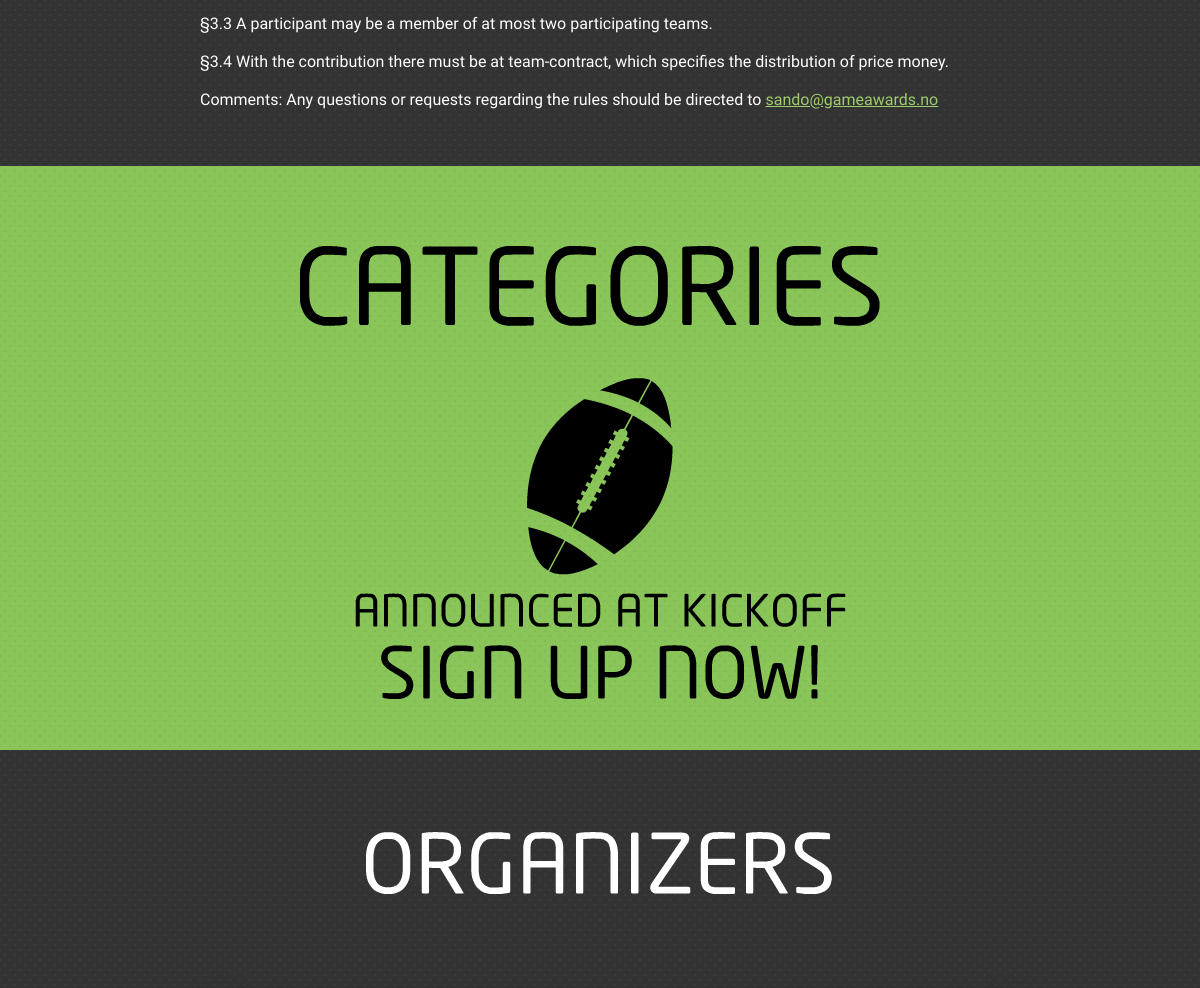
Page /content/ (middle part) on the earlier database version.
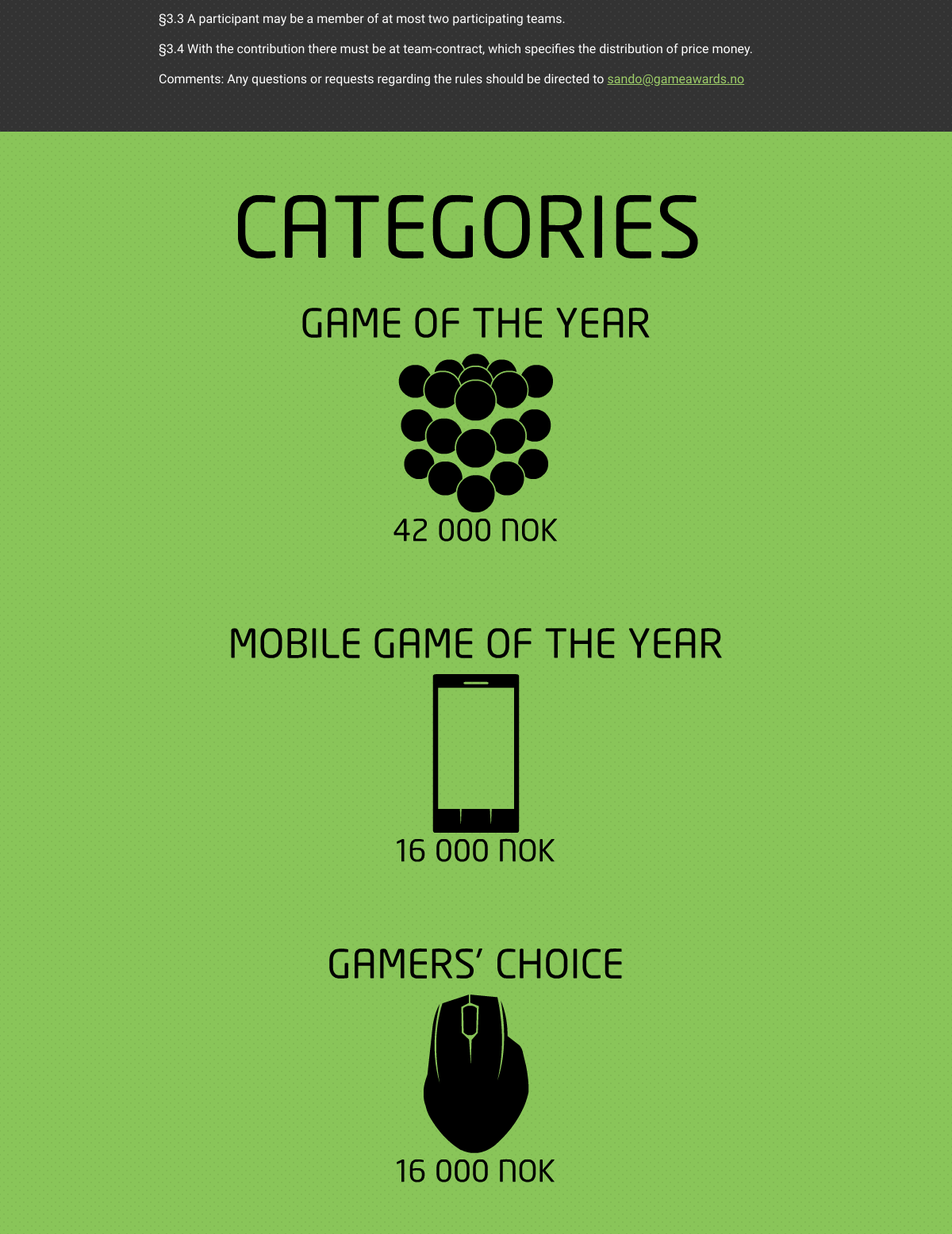
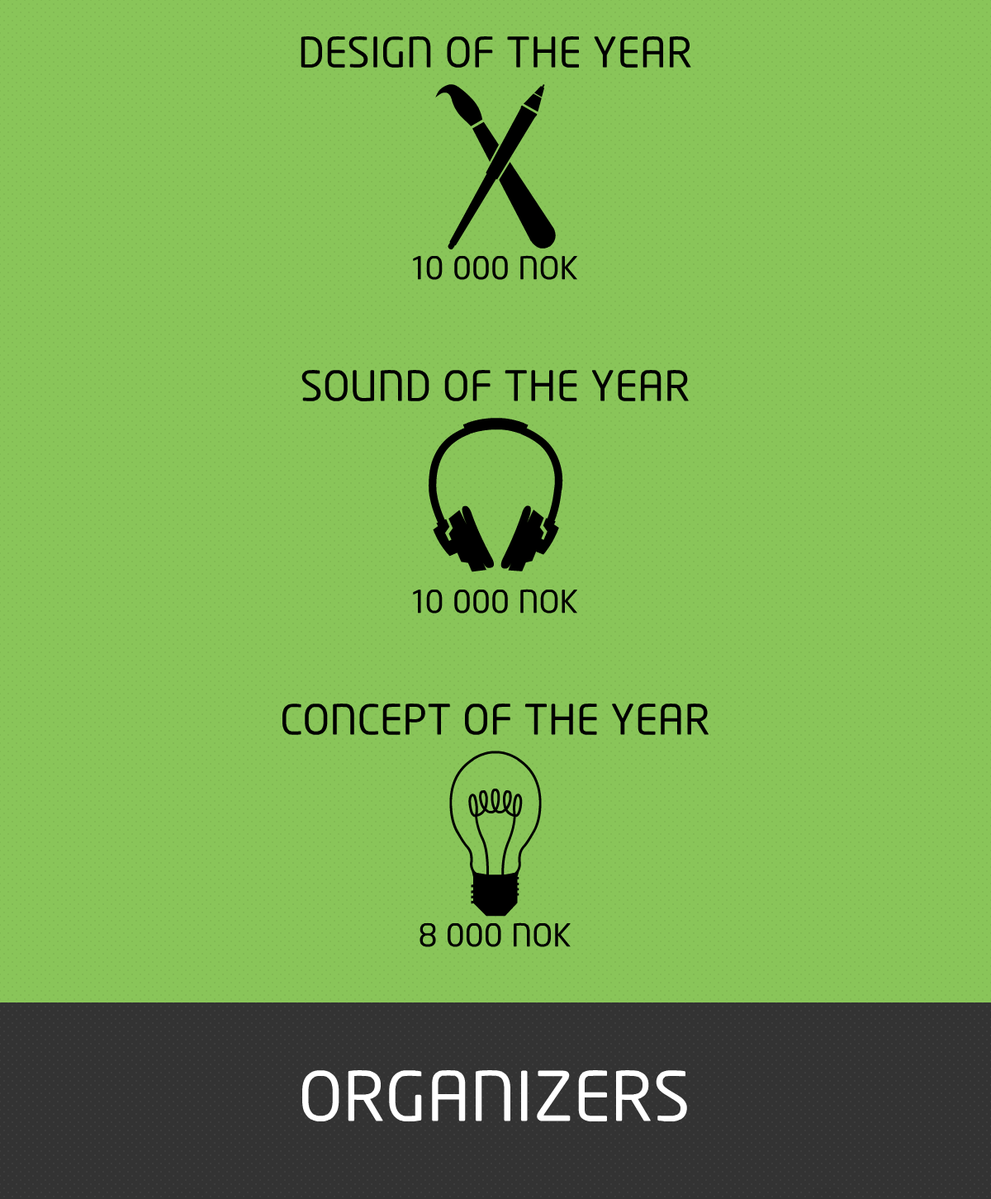
Same page on the later database version (2 pictures, top to bottom).
### content/models.py (models this page shows, shortened)
class General(models.Model):
    title = models.CharField(max_length = 200)
    text = models.TextField()

### content/views.py (the view)
def info_request(request):
    rules = General.objects.get(title='rules')
    categories = General.objects.get(title='categories')
    organizers = General.objects.get(title='organizers')
    faq = General.objects.get(title='faq')
    guides = General.objects.get(title='guides')
    return render_to_response(
        'content/info.html',
        {
        'rules': rules,
        'categories': categories,
        'organizers': organizers,
        'faq':faq,
        'guides':guides,
        },
        context_instance=RequestContext(request))

### templates/content/info.html (shortened to what this page needs)
{% extends "template.html" %}
{% block template_head %}
    <link rel="stylesheet" href="{{ STATIC_URL }}stylesheets/info.css" />
{% endblock %}
{% block third %}
<div style="color: white;">
    {{ rules.text|safe }}
</div>
{% endblock %}
{% block fourth %}
<div class="picture-center" id="categories-text"></div>
    {{ categories.text|safe }}
{% endblock %}
{% block fifth %}
<div class="picture-center" id="organizers-text"></div>
{% endblock %}

### templates/template.html (shortened to what this page needs)
{% extends "base.html" %}
{% block base_head %}
    <link rel="stylesheet" href="{{ STATIC_URL }}stylesheets/royalslider.css" />
    <link rel="stylesheet" href="{{ STATIC_URL }}royalslider/royalslider/default/rs-default.css" />
    <link rel="stylesheet" href="{{ STATIC_URL }}stylesheets/slide-style.css" />
    <link rel="stylesheet" href="{{ STATIC_URL }}stylesheets/validation.css" />
    {% block template_head %}{% endblock %}
{% endblock %}
{% block base_body %}
{% block template_content %}
{% block content_table %}
<table style="width: 100%;">
    {% block third_container %}
	<tr id="third-container">
		<td style="width: 50%">&nbsp;</td>
		<td style="width: 800px; height: auto">
		    {% block third %}{% endblock %}
		</td>
		<td style="width: 50%">&nbsp;</td>
	</tr>
    {% endblock %}
    {% block fourth_container %}
	<tr id="fourth-container">
		<td style="width: 50%">&nbsp;</td>
		<td style="width: 800px;height:auto;">
		    {% block fourth %}{% endblock %}
		</td>
		<td style="width: 50%">&nbsp;</td>
	</tr>
    {% endblock %}
    {% block fifth_container %}
	<tr id="fifth-container">
		<td style="width: 50%">&nbsp;</td>
		<td style="width: 800px; height: auto">
		    {% block fifth %}{% endblock %}
		</td>
		<td style="width: 50%">&nbsp;</td>
	</tr>
	{% endblock %}
</table>
{% endblock %}
{% endblock %}
{% endblock %}

### templates/base.html (shortened to what this page needs)
<!DOCTYPE html>
<html lang="en" >
    <head>
        <link rel="stylesheet" href="{{ STATIC_URL }}stylesheets/page-style.css" />
        <link rel="stylesheet" href="{{ STATIC_URL }}stylesheets/nav-bar.css" />
        {% block base_head %}{% endblock %}
    </head>
    <body>
        {% block base_body %}
        {% endblock %}
    </body>
</html>

### static/stylesheets/page-style.css (style rules this page uses)
body { background: black; }
a { cursor: pointer; color:#9ECE69; text-decoration:underline; }
#third-container { height: auto; vertical-align: top; background-image:url('../images/bg-rep-light.png'); background-color: #333; padding-top: 80px; padding-bottom: 80px; overflow: hidden; }
#fourth-container { height: auto; vertical-align: top; background-image:url('../images/bg-rep-dark.png'); background-color: #89C559; overflow: hidden; }
#fifth-container { height: 600px; vertical-align: top; background-image:url('../images/bg-rep-light.png'); background-color:#333; padding-top: 80px; padding-bottom: 0px; overflow: hidden; }
.picture-center { margin-left:auto; margin-right:auto; display: block; margin-bottom: 20px; background-repeat: no-repeat; }
#categories-text { margin-top: 80px; width: 600px; height: 80px; background-image: url(../images/categories-text.png); }
#organizers-text { margin-top: 80px; margin-bottom: 80px; width: 800px; height: 80px; margin-right:auto; margin-left:auto; background-image: url(../images/organizers-text.png); }

Differences in the rows shown:
changed General (number 2 of 2 on the later page): text: a different picture
